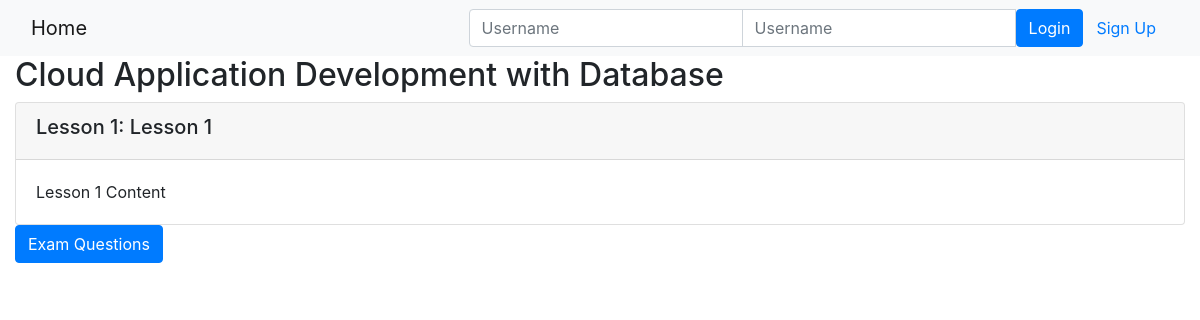
Screenshot of /onlinecourse/13/ with the database file from the repository.
### onlinecourse/models.py (models this page shows, shortened)
class Course(models.Model):
    name = models.CharField(null=False, max_length=30, default='online course')
    image = models.ImageField(upload_to='course_images/')
    description = models.CharField(max_length=1000)
    pub_date = models.DateField(null=True)
    instructors = models.ManyToManyField(Instructor)
    users = models.ManyToManyField(settings.AUTH_USER_MODEL, through='Enrollment')
    total_enrollment = models.IntegerField(default=0)
    is_enrolled = False

class Lesson(models.Model):
    title = models.CharField(max_length=200, default="title")
    order = models.IntegerField(default=0)
    course = models.ForeignKey(Course, on_delete=models.CASCADE)
    content = models.TextField()

### onlinecourse/views.py (the view)
# urls.py: path('<int:pk>/', views.CourseDetailView.as_view(), name='course_details'),
class CourseDetailView(generic.DetailView):
    model = Course
    template_name = 'onlinecourse/course_detail_bootstrap.html'

### onlinecourse/templates/onlinecourse/course_detail_bootstrap.html (shortened to what this page needs)
<!DOCTYPE html>
<html lang="en">
<head>
     {% load static %}
    <link rel="stylesheet" href="https://maxcdn.bootstrapcdn.com/bootstrap/4.5.2/css/bootstrap.min.css">
</head>
<body>
    <nav class="navbar navbar-light bg-light">
        <div class="container-fluid">
            <div class="navbar-header">
                  <a class="navbar-brand" href="{% url 'onlinecourse:index' %}">Home</a>
            </div>
            <ul class="nav navbar-nav navbar-right">
                {% if user.is_authenticated %}
                <li>
                    <a class="btn btn-link" href="#">{{ user.first_name }}({{ user.username }})</a>
                    <a class="btn btn-link" href="{% url 'onlinecourse:logout' %}">Logout</a>
                </li>
                {% else %}
                <li>
                    <form class="form-inline" action="{% url 'onlinecourse:login' %}" method="post">
                        <div class="input-group">
                            <input type="text" class="form-control" placeholder="Username" name="username" >
                            <input type="password" class="form-control" placeholder="Username" name="psw" >
                            <button class="btn btn-primary" type="submit">Login</button>
                            <a class="btn btn-link" href="{% url 'onlinecourse:registration' %}">Sign Up</a>
                        </div>
                    </form>
                </li>
                {% endif %}
            </ul>
        </div>
    </nav>
    <div class="container-fluid">
            <h2>{{ course.name }}</h2>
            <div class="card-columns-vertical">
                {% for lesson in course.lesson_set.all %}
                    <div class="card mt-1">
                        <div class="card-header"><h5>Lesson {{lesson.order|add:1}}: {{lesson.title}}</h5></div>
                        <div class="card-body">{{lesson.content}}</div>
                    </div>
                {% endfor %}
            </div>
            <button type="button" class="btn btn-primary" data-toggle="collapse" data-target="#exam">Exam Questions</button>
        </div>
</body>
</html>

### rows the page displays
Course: name "Cloud Application Development with Database"
Lesson: order|add "1", title "Lesson 1", content "Lesson 1 Content"
